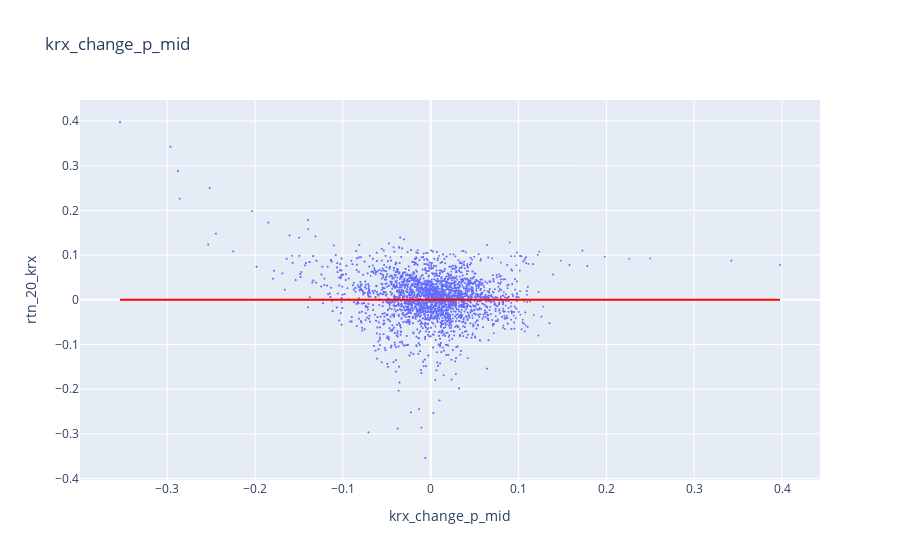

The notebook cell saved with this chart:
### Markdown cell above
##### Check Distributions

### Code cell
xAxis = "krx_change_p_mid"

if df_filtered.shape[0] > 50000:
    df_ = df_filtered.sample(50000)
else :
    df_ = df_filtered

fig = px.scatter(df_, x=xAxis, y='rtn_20_krx', title=f'{xAxis}')
fig.update_traces(marker=dict(size=2))
# Add a horizontal reference line at Y=10
fig.add_shape(go.layout.Shape(type='line',
                              x0=df_[xAxis].min(),
                              x1=df_[xAxis].max(),
                              y0=0,
                              y1=0,
                              line=dict(color='red', width=2)))

fig.show()

### Figure 1 — Plotly figure (JSON) as saved in the notebook; plotly's stock layout.template omitted (floating-point values rounded to 4 significant figures; data arrays with more than 128 entries replaced by an {"elided": "..."} marker saying what was removed)
{"data": [{"hovertemplate": "krx_change_p_mid=%{x}<br>rtn_20_krx=%{y}<extra></extra>", "legendgroup": "", "marker": {"color": "#636efa", "size": 2, "symbol": "circle"}, "mode": "markers", "name": "", "showlegend": false, "type": "scattergl", "x": {"elided": "44991 float values"}, "xaxis": "x", "y": {"elided": "44991 float values"}, "yaxis": "y"}], "layout": {"legend": {"tracegroupgap": 0}, "shapes": [{"line": {"color": "red", "width": 2}, "type": "line", "x0": -0.3538, "x1": 0.3977, "y0": 0, "y1": 0}], "title": {"text": "krx_change_p_mid"}, "xaxis": {"anchor": "y", "domain": [0, 1], "title": {"text": "krx_change_p_mid"}}, "yaxis": {"anchor": "x", "domain": [0, 1], "title": {"text": "rtn_20_krx"}}}}
